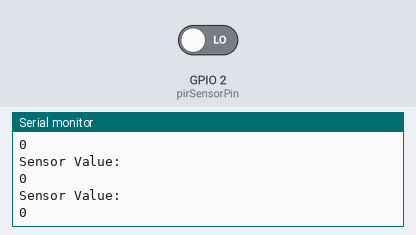
Bench run of a sketch on a simulated ESP32. On the bench: the last lines printed to the serial monitor. Inputs (shaded band) come from the test bench; at power-on: GPIO 2 (pirSensorPin) LOW. WiFi joins after 1.5 s; servers stay silent unless stated.

Above: at 3.2 s.
3.3 s: GPIO 2 (pirSensorPin) driven HIGH
At 4.1 s:
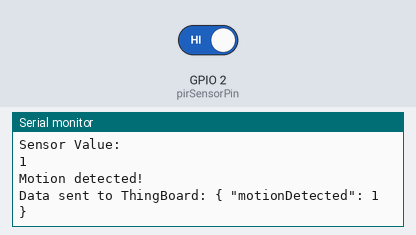
5.2 s: GPIO 2 (pirSensorPin) driven LOW
At 5.36 s:
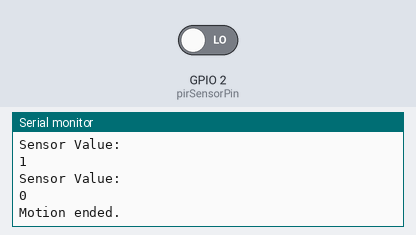

The sketch:

motion_detector.ino
```cpp
#include <WiFi.h>

const char *ssid = "narzo 50A";
const char *password = "8106312321";
const char *thingboardServer = "thingsboard.cloud"; // e.g., "demo.thingsboard.io"
const char *thingboardToken = "H02TEyvpZVz31rk2sAGe";

const int pirSensorPin = 2; // Connect PIR sensor to digital pin 2 on ESP32

int pirState = LOW;
int lastPirState = LOW;

void setup() {
  Serial.begin(115200);
  WiFi.begin(ssid, password);
  while (WiFi.status() != WL_CONNECTED) {
    delay(1000);
    Serial.println("Connecting to WiFi...");
  }
  Serial.println("Connected to WiFi");
}

void loop() {
  pirState = digitalRead(pirSensorPin);
  Serial.println("Sensor Value:");
Serial.println(pirState);

  if (pirState != lastPirState) {
    if (pirState == HIGH) {
      Serial.println("Motion detected!");
      sendToThingBoard("motionDetected", "1");
    } else {
      Serial.println("Motion ended.");
      sendToThingBoard("motionDetected", "0");
    }
  }

  lastPirState = pirState;
  delay(500);
}

void sendToThingBoard(const char *attribute, const char *value) {
  String payload = "{ \"" + String(attribute) + "\": " + String(value) + " }";

  // Create a TCP/IP client
  WiFiClient client;
  if (!client.connect(thingboardServer, 80)) {
    Serial.println("Connection to ThingBoard failed.");
    return;
  }

  // HTTP POST request to ThingBoard
  client.print("POST /api/v1/");
  client.print(thingboardToken);
  client.print("/telemetry HTTP/1.1\r\n");
  client.print("Host: ");
  client.print(thingboardServer);
  client.print("\r\n");
  client.print("Content-Type: application/json\r\n");
  client.print("Content-Length: ");
  client.print(payload.length());
  client.print("\r\n\r\n");
  client.print(payload);

  Serial.println("Data sent to ThingBoard: " + payload);

  // Close the connection
  client.stop();
}
```

Measured:
- after the input at 3.3 s, the serial monitor: prints a new line after 0.20 s (image 1)
- after the input at 5.2 s, the serial monitor: prints a new line at once (image 2)
